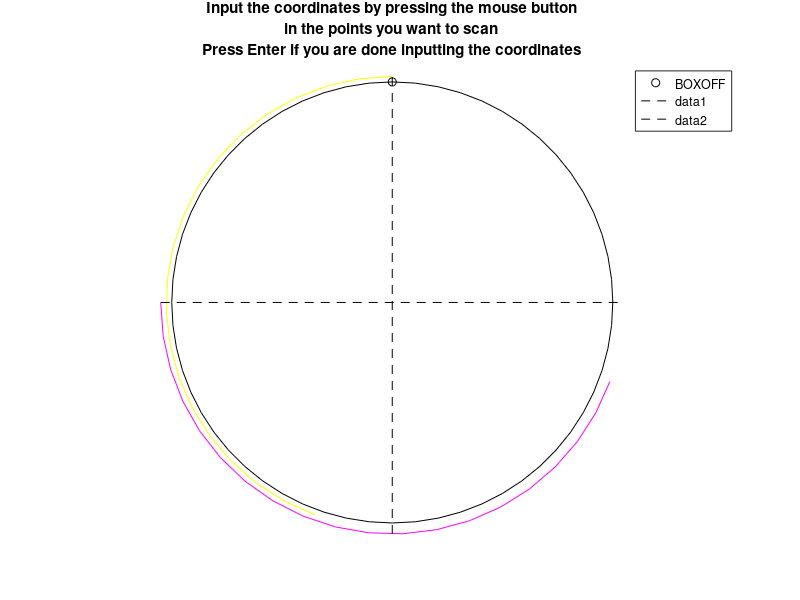
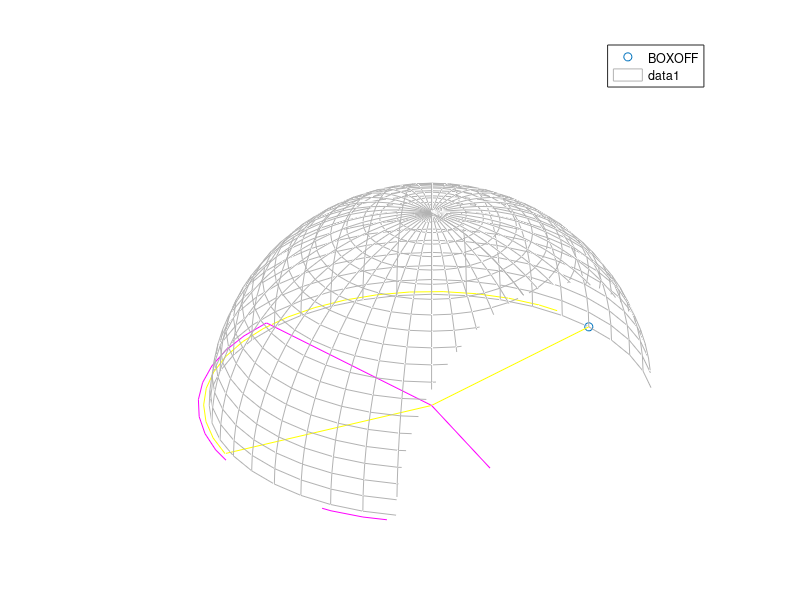
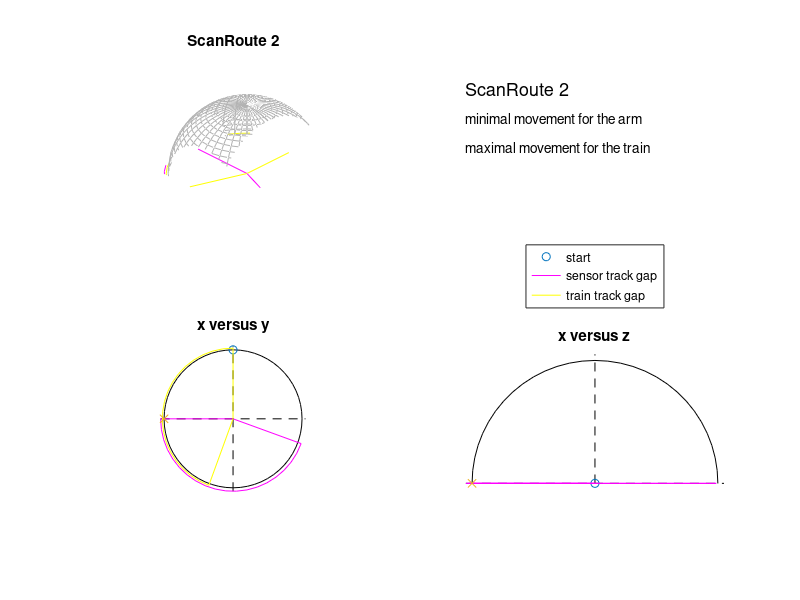
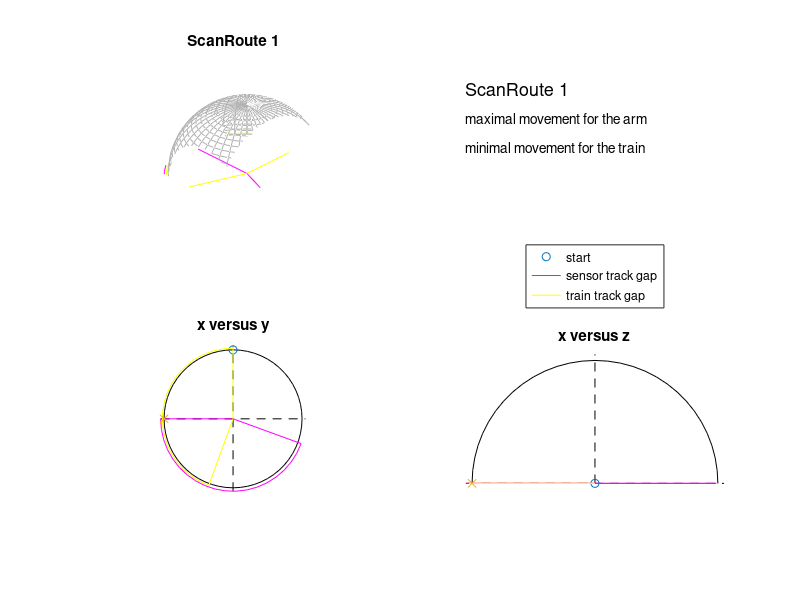

MATLAB code to generate these figures, in order:
% function Routeplanner2
clear all
close all
fclose all
clc
Error=0;
%start parameters

theta0_sensor               =   pi;                                     %beginangle of train
phi0                        =   0;                                      %beginangle of rod
theta0                      =   theta0_sensor-1/2*pi;                     %beginangle of train
x0_train                    =   0;                                      %beginposition of train
y0_train                    =   1;                                      %beginposition of train
x0_sensor                   =   -1;                                     %beginposition of sensor
y0_sensor                   =   0;                                      %beginposition of sensor
z0_sensor                   =   0;                                      %beginposition of sensor
z0_train                    =   0;                                      %beginposition of sensor
N                           =   21;

gap                         =   160;                        %gap in rails in degrees
gap_radians                 =   gap/180*pi;                 %gap in rails in radians
rails_radians               =   2*pi-gap_radians;           %rails-length in radians
rails_steps                 =   10952;                      %number of steps to cover the complete rails
gap_steps                   =   gap_radians/rails_radians*rails_steps;  %virtual steps
rod_radians                 =   pi;                         %rod-length in radiance
rod_steps                   =   30251;                      %number of steps to cover the complete circle
rails_gap_steps             =   rails_steps + gap_steps;    %total amount of steps virtual

%gap coordinates for plotting
thetagap    =   linspace(-pi,-pi+gap_radians,20);
x_gap_sensor=   cos(thetagap);
y_gap_sensor=   sin(thetagap);
z_gap_sensor=   zeros(size(x_gap_sensor));
x_gap_train =   cos(thetagap-pi/2);
y_gap_train =   sin(thetagap-pi/2);
z_gap_train =   zeros(size(x_gap_sensor));

close all       
    question    =   questdlg('Do you want to specify the measuring-points by hand?','Manual','Yes','No','Yes');    
    switch question
        case 'Yes',
            choice  =   1;
        case 'No',
            choice  =   2;
    end
if choice == 2
    question    =   questdlg('Do you want the points evenly spaced?','Spacing','Yes','No','Yes');
    switch question
        case 'Yes'
            choice2 = 1;
        case 'No'
            choice2 = 2;
    end
    prompt={'How many points in the horizontal direction?  : ', ...
            'How many points in the vertical direction? : '};
    name='Automatic input for scanning Points';
    numlines=1;
    defaultanswer={'4','3'};
    answer=inputdlg(prompt,name,numlines,defaultanswer);
    if isempty(answer)
        Error   =   1;
        choice3 =   2;
        choice4 =   2;
    else        
        choice3 =  str2num(mat2str(cell2mat(answer(1))));
        choice4 = str2num(mat2str(cell2mat(answer(2))));
        uiwait(msgbox(['The total number of points will be approximately ~ ',num2str(choice3*choice4+1)],'Total measurement points','modal'));
    end
    if choice2 == 1
        theta_sensor    =   linspace(0,2*pi*(1-1/choice3),choice3)';
        theta_sensor    =   theta_sensor - 2*pi*fix(theta_sensor/pi);
        if choice4==1,
            phi         =   pi/4;
        else
            phi         =   linspace(0,pi/2*(1-1/choice4),choice4)';            
        end        
    else
        theta_sensor=   pi - 2*pi * rand(choice3,1);
        phi         =        pi/2 * rand(choice4,1);
        phi         =   [phi ; pi/2];
    end
        theta_sensor=   [reshape(theta_sensor(:,ones(1,choice4)) ,1,choice3*choice4)'];
        phi         =   [reshape(phi(:,ones(1,choice3))',1,choice3*choice4)'];
        theta_sensor=   [theta_sensor ; 0];                    %top of the iceberg captain
        phi         =   [phi          ; pi/2];                 %top of the iceberg captain
        
        x_sensor    =   cos(theta_sensor).*cos(phi);
        y_sensor    =   sin(theta_sensor).*cos(phi);
        z_sensor    =   sin(phi);
else
        figure(1)
        string      = {'Input the coordinates by pressing the mouse button'     ;   ...
                       'in the points you want to scan'                         ;   ...
                       'Press Enter if you are done inputting the coordinates'} ;  
        title(string);
        hold on
        plot(x0_train,y0_train,'blacko',1.05*x_gap_sensor,1.05*y_gap_sensor,'magenta',1.025*x_gap_train,1.025*y_gap_train,'yellow')
        legend('start','sensor track gap', 'train track gap','Location','BestOutside' )
        legend BOXOFF
        rectangle('Curvature',[1 1],'Position',[-1 -1 2 2]);
        line([0 0],[-1.05 1.05],'Linestyle','--','Color','black');
        line([-1.05 1.05],[0 0],'Linestyle','--','Color','black');
        axis([-1.05 1.05 -1.05 1.05]);
        set(gcf, 'MenuBar','none')
        drawnow
        axis off
        axis equal
        [x_sensor,y_sensor]       =   ginput;
%         close(1)

        radius      =   sqrt(x_sensor.^2 + y_sensor.^2);
        max_radius  =   ones(size(radius));        
        radius      =   min(radius,max_radius);
        theta_sensor=   angle(x_sensor+i*y_sensor);         %theta goes from -pi to pi
        z_sensor    =   sqrt(1-radius.^2);
        phi         =   atan(z_sensor./radius);             
        x_sensor    =   cos(theta_sensor).*cos(phi);        % make sure x and y have a radius of 1       
        y_sensor    =   sin(theta_sensor).*cos(phi);          % make sure x and y have a radius of 1
end     
    prompt={'How much offset (degrees) in your horizontal plane?  : '};
    name='Offset input for scanning Points';
    numlines=1;
    defaultanswer={'0'};
    offset  =   str2num(cell2mat(inputdlg(prompt,name,numlines,defaultanswer)));
    theta_sensor    =   theta_sensor + offset/180*pi;


%since the rail of the goniometer is not a full 2pi, the arm has to swing around to  a position 180degrees opposite
%the original position. 
if Error==0,
    index1                              =   theta_sensor<(gap_radians-pi);
    index2                              =   theta_sensor>pi;
    theta_sensor_gap_corrected          =   theta_sensor;
    theta_sensor_gap_corrected(index1)  =   theta_sensor(index1) + pi;
    theta_sensor_gap_corrected(index2)  =   theta_sensor(index2) - pi;
    phi_gap_corrected                   =   phi;
    phi_gap_corrected(index1)           =   pi  - phi(index1);
    phi_gap_corrected(index2)           =   pi  - phi(index2);
    phi                                 =   phi_gap_corrected;
    index3                              =   double(phi>pi/2) - double(phi<=pi/2);
    theta_train_gap_corrected           =   theta_sensor_gap_corrected - pi/2;
    
    
    
%%%%%%%%%%%%%%%%%%%%%%%%%%%%%%%%%%%%%%%%%%%%%%%%%%%%%%%%%%%%%%%%%%%%%%%%%%%%%%%%%%%%%%%%%%%%%%%%%%%%%%%%%%%%%%%%%%%

[theta_sorted_ii,ii]    =   sort(theta_train_gap_corrected);
phi_sorted_ii           =   phi(ii);
phi_index               =   double(phi_sorted_ii>=pi/2) - double(phi_sorted_ii<pi/2);
theta_sensor_ii         =   theta_sorted_ii - pi/2*phi_index;
x_sorted_ii             =   abs(cos(phi_sorted_ii)).*cos(theta_sensor_ii);
y_sorted_ii             =   abs(cos(phi_sorted_ii)).*sin(theta_sensor_ii);
z_sorted_ii             =   abs(sin(phi_sorted_ii));

theta_sorted_ii         =   [theta0; theta_sorted_ii;theta0 ];      %theta start at zero point 
phi_sorted_ii           =   [phi0; phi_sorted_ii;phi0];             %phi start at zero point                
x_sorted_ii             =   [x0_sensor; x_sorted_ii;x0_sensor];     %x start at zero point
y_sorted_ii             =   [y0_sensor; y_sorted_ii;y0_sensor];     %y start at zero point
z_sorted_ii             =   [z0_sensor; z_sorted_ii;z0_sensor];     %z start at zero point

[phi_sorted_jj,jj]      =   sort(phi);
phi_index               =   double(phi_sorted_jj>=pi/2) - double(phi_sorted_jj<pi/2);
theta_sorted_jj         =   theta_train_gap_corrected(jj) ;
theta_sensor_jj         =   theta_sorted_jj - pi/2*phi_index;
x_sorted_jj             =   abs(cos(phi_sorted_jj)).*cos(theta_sensor_jj);
y_sorted_jj             =   abs(cos(phi_sorted_jj)).*sin(theta_sensor_jj);
z_sorted_jj             =   abs(sin(phi_sorted_jj)); 

theta_sorted_jj         =   [theta0; theta_sorted_jj;theta0];       %theta start at zero point
phi_sorted_jj           =   [phi0; phi_sorted_jj;phi0];             %phi start at zero point
x_sorted_jj             =   [x0_sensor; x_sorted_jj;x0_sensor];     %x start at zero point
y_sorted_jj             =   [y0_sensor; y_sorted_jj;y0_sensor];     %y start at zero point
z_sorted_jj             =   [z0_sensor; z_sorted_jj;z0_sensor];     %z start at zero point
    
%%%%%%%%%%%%%%%%%%%%%%%%%%%%%%%%%%%%%%%%%%%%%%%%%%%%%%%%%%%%%%%%%%%%%%%%%%%%%%%%%%%%%%%%%%%%%%%%%%%%%%%%%%%%%%%%%%%
[spherex,spherey,spherez]   =   sphere(2*(N-1));
spherec     =   ones(size(spherex));
figure(2)
set(gcf, 'MenuBar','none')
    hold on
    plot3(1.000*[x0_train        ] ,1.000*[y0_train        ] ,1.000*[z0_train        ],'o'      , ...
          1.050*[0,x_gap_sensor,0] ,1.050*[0,y_gap_sensor,0] ,1.050*[0,z_gap_sensor,0],'magenta', ...
          1.025*[0,x_gap_train,0 ] ,1.025*[0,y_gap_train,0 ] ,1.025*[0,z_gap_train,0 ],'yellow');
    legend('start','sensor track gap', 'train track gap','Location','BestOutside' )
    legend BOXOFF
    mesh(spherex(N:end,:),spherey(N:end,:),spherez(N:end,:),spherec(N:end,:));    
    colormap(0.7*ones(64,3))
    hidden
    
    plot3(x_sensor,y_sensor,z_sensor,'xblue');
    view(45,30)
    zoom(1.5)
    axis off
    axis equal
    drawnow
        
 figure(3)
 set(gcf, 'MenuBar','none')
 subplot(2,2,1)
 title('ScanRoute 2')
    hold on
    h=plot3(1.000*[x0_train        ] ,1.000*[y0_train        ] ,1.000*[z0_train        ],'o'      , ...
          1.050*[0,x_gap_sensor,0] ,1.050*[0,y_gap_sensor,0] ,1.050*[0,z_gap_sensor,0],'magenta', ...
          1.025*[0,x_gap_train,0 ] ,1.025*[0,y_gap_train,0 ] ,1.025*[0,z_gap_train,0 ],'yellow');
    mesh(spherex(N:end,:),spherey(N:end,:),spherez(N:end,:),spherec(N:end,:))
    colormap(0.7*ones(64,3))
    hidden   
    plot3(x_sorted_jj,y_sorted_jj,z_sorted_jj,'red');
    plot3(x_sorted_jj(1),y_sorted_jj(1),z_sorted_jj(1),'x')
    view(45,30)
    zoom(2)
    axis off
    axis equal
    drawnow
    
subplot(2,2,3)
    hold on
    rectangle('Curvature',[1 1],'Position',[-1 -1 2 2]);
    line([0 0],[-1.05 1.05],'Linestyle','--','Color','black');
    line([-1.05 1.05],[0 0],'Linestyle','--','Color','black');
    plot( 1.000*[x0_train        ] ,1.000*[y0_train        ],'o'      , ...
          1.050*[0,x_gap_sensor,0] ,1.050*[0,y_gap_sensor,0],'magenta', ...
          1.025*[0,x_gap_train,0 ] ,1.025*[0,y_gap_train,0 ],'yellow' );
    plot(x_sorted_jj,y_sorted_jj)
    plot(x_sorted_jj(1),y_sorted_jj(1),'x')
    axis off
    axis equal
    axis([-1.05 1.05 -1.05 1.05]);    
    title('x versus y')
    drawnow
    
subplot(2,2,4)
    hold on
    rectangle('Curvature',[1 1],'Position',[-1 -1 2 2]);
    line([0 0],[-1.05 1.05],'Linestyle','--','Color','black');
    line([-1.05 1.05],[0 0],'Linestyle','--','Color','black');
    plot(1.000*[x0_train        ] ,1.000*[z0_train        ],'o'      , ...
         1.050*[0,x_gap_sensor,0] ,1.050*[0,z_gap_sensor,0],'magenta', ...
         1.025*[0,x_gap_train,0 ] ,1.025*[0,z_gap_train,0 ],'magenta');
    plot(x_sorted_jj,z_sorted_jj)
    plot(x_sorted_jj(1),z_sorted_jj(1),'x')
    axis off; 
    axis equal; 
    axis([-1.05 1.05 0 1.05]);    
    title('x versus z')
AX = subplot(2,2,2)
    text(0,0.8,'ScanRoute 2','FontSize',13)
    text(0,0.6,'minimal movement for the arm')
    text(0,0.4,'maximal movement for the train')
    legend(AX,h,'start','sensor track gap', 'train track gap','Location','SouthOutside' );
    axis off
    drawnow
    
 figure(4)
 set(gcf, 'MenuBar','none')
 subplot(2,2,1)
    title('ScanRoute 1')
    hold on
    plot3(1.000*[x0_train        ] ,1.000*[y0_train        ] ,1.000*[z0_train        ],'o'      , ...
          1.050*[0,x_gap_sensor,0] ,1.050*[0,y_gap_sensor,0] ,1.050*[0,z_gap_sensor,0],'magenta', ...
          1.025*[0,x_gap_train,0 ] ,1.025*[0,y_gap_train,0 ] ,1.025*[0,z_gap_train,0 ],'yellow');
    mesh(spherex(N:end,:),spherey(N:end,:),spherez(N:end,:),spherec(N:end,:))
    colormap(0.7*ones(64,3))
    hidden
   
    plot3(x_sorted_ii,y_sorted_ii,z_sorted_ii,'red');
    plot3(x_sorted_ii(1),y_sorted_ii(1),z_sorted_ii(1),'x')
    view(45,30)
    zoom(2)
    axis off
    axis equal
    drawnow
    
subplot(2,2,3)
    hold on
    rectangle('Curvature',[1 1],'Position',[-1 -1 2 2]);
    line([0 0],[-1.05 1.05],'Linestyle','--','Color','black');
    line([-1.05 1.05],[0 0],'Linestyle','--','Color','black');
    plot(1.000*[x0_train        ] ,1.000*[y0_train        ],'o'      , ...
         1.050*[0,x_gap_sensor,0] ,1.050*[0,y_gap_sensor,0],'magenta', ...
         1.025*[0,x_gap_train,0 ] ,1.025*[0,y_gap_train,0 ],'yellow');
    plot(x_sorted_ii,y_sorted_ii)
    plot(x_sorted_ii(1),y_sorted_ii(1),'x')
    axis off
    axis equal
    axis([-1.05 1.05 -1.05 1.05]);
    title('x versus y')
    drawnow
    
subplot(2,2,4)
    hold on
    rectangle('Curvature',[1 1],'Position',[-1 -1 2 2]);
    line([0 0],[-1.05 1.05],'Linestyle','--','Color','black');
    line([-1.05 1.05],[0 0],'Linestyle','--','Color','black');
    plot(1.000*[x0_train        ] ,1.000*[z0_train        ],'o'      , ...
         1.050*[0,x_gap_sensor,0] ,1.050*[0,z_gap_sensor,0],'magenta', ...
         1.025*[0,x_gap_train,0 ] ,1.025*[0,z_gap_train,0 ],'yellow');
    plot(x_sorted_ii,z_sorted_ii)
    plot(x_sorted_ii(1),z_sorted_ii(1),'x')
    axis off; 
    axis equal; 
    axis([-1.05 1.05 0 1.05]);
    title('x versus z')
    drawnow
    
AX=subplot(2,2,2);
    text(0,0.8,'ScanRoute 1','FontSize',13);
    text(0,0.6,'maximal movement for the arm')
    text(0,0.4,'minimal movement for the train')
    legend(AX,h,'start','sensor track gap', 'train track gap','Location','SouthOutside' );
    axis off
    drawnow
%%%%%%%%%%%%%%%%%%%%%%%%%%%%%%%%%%%%%%%%%%%%%%%%%%%%%%%%%%%%%%%%%%%%%%%%%%%%%%%%%%%%%%%%%%%%%%%%%%%%%%%%%%%%%%%%%%%

theta_steps_sorted_ii       =   theta_sorted_ii(2:end)-theta_sorted_ii(1:end-1);    %theta angular steps radians
theta_steps_sorted_jj       =   theta_sorted_jj(2:end)-theta_sorted_jj(1:end-1);    %theta angular steps radians

%%%%%%%%%%%%%%%%%%%%%%%%%%%%%%%%%%%%%%%%%%%%%%%%%%%%%%%%%%%%%%%%%%%%%%%%%%%%%%%%%%%%%%%%%%%%%%%%%%%%%%%%%%%%%%%%%%%
%position is ok, but for the steps, the movement of the train can offcouse
%not go through the gap!!!
sum_ii = 0;
sum_jj = 0;
for j=1: size(theta_steps_sorted_ii)
    sum_iii =   sum_ii + theta_steps_sorted_ii (j);
    sum_jjj =   sum_jj + theta_steps_sorted_jj (j);
    if sum_iii > 0
        theta_steps_sorted_ii(j) =  theta_steps_sorted_ii(j)-2*pi;
    elseif sum_iii < gap_radians - 2*pi
        theta_steps_sorted_ii(j) =  2*pi + theta_steps_sorted_ii(j);
    end    
    if sum_jjj > 0
        theta_steps_sorted_jj(j) =  theta_steps_sorted_jj(j)-2*pi;
    elseif sum_jjj < gap_radians - 2*pi
        theta_steps_sorted_jj(j) =  2*pi + theta_steps_sorted_jj(j);
    end    
    sum_jj =   sum_jj + theta_steps_sorted_jj (j);
    sum_ii =   sum_ii + theta_steps_sorted_ii (j);    
end
%%%%%%%%%%%%%%%%%%%%%%%%%%%%%%%%%%%%%%%%%%%%%%%%%%%%%%%%%%%%%%%%%%%%%%%%%%%%%%%%%%%%%%%%%%%%%%%%%%%%%%%%%%%%%%%%%%%

phi_steps_sorted_ii         =   phi_sorted_ii(2:end)-phi_sorted_ii(1:end-1);        %phi angular steps radians
phi_steps_sorted_jj         =   phi_sorted_jj(2:end)-phi_sorted_jj(1:end-1);        %phi angular steps radians
direction_theta_sorted_ii   =   theta_steps_sorted_ii<0;                            %conversion to 1bit direction
direction_theta_sorted_jj   =   theta_steps_sorted_jj<0;                            %conversion to 1bit direction
direction_phi_sorted_ii     =   phi_steps_sorted_ii>0;                              %conversion to 1bit direction
direction_phi_sorted_jj     =   phi_steps_sorted_jj>0;                              %conversion to 1bit direction

theta_steps_sorted_ii       =   abs(theta_steps_sorted_ii/rails_radians*rails_steps);  %conversion to motor steps
theta_steps_sorted_jj       =   abs(theta_steps_sorted_jj/rails_radians*rails_steps);  %conversion to motor steps
phi_steps_sorted_ii         =   abs(phi_steps_sorted_ii/rod_radians*rod_steps);        %conversion to motor steps
phi_steps_sorted_jj         =   abs(phi_steps_sorted_jj/rod_radians*rod_steps);        %conversion to motor steps

%for the implementation in to the control box, the steps should have 6 digits, example: 001000, 
theta_ii_string             =   num2str(int16(theta_steps_sorted_ii));              %convert to strings
theta_jj_string             =   num2str(int16(theta_steps_sorted_jj));              
phi_ii_string               =   num2str(int16(phi_steps_sorted_ii));                
phi_jj_string               =   num2str(int16(phi_steps_sorted_jj));                

theta_ii_string(find(theta_ii_string==' ')) = '0';  %every row should have amount of digits
theta_jj_string(find(theta_jj_string==' ')) = '0';
phi_ii_string(find(phi_ii_string==' '))     = '0';
phi_jj_string(find(phi_jj_string==' '))     = '0';             

b1=[];for j=1:(6-size(theta_ii_string,2)), b1=[b1,'0'];end
b2=[];for j=1:(6-size(theta_jj_string,2)), b2=[b2,'0'];end
b3=[];for j=1:(6-size(phi_ii_string,2)), b3=[b3,'0'];end
b4=[];for j=1:(6-size(phi_jj_string,2)), b4=[b4,'0'];end

b11=[];b22=[];b33=[];b44=[];
for j=1:size(theta_ii_string,1)
    b11=[b11;b1];
    b22=[b22;b2];
    b33=[b33;b3];
    b44=[b44;b4];
end
theta_ii_string    =   [b11,theta_ii_string];
theta_jj_string    =   [b22,theta_jj_string];
phi_ii_string      =   [b33,phi_ii_string];
phi_jj_string      =   [b44,phi_jj_string];
homedir =   cd;
cd 'C:\'
[temp, pathname, filter] = uiputfile('*.xcf', 'Save As', 'Scan');
cd(pathname)
 fid         =   fopen('Scan.xcf','w');
 fprintf(fid,'3 \r\n');
 fprintf(fid,'"Initializing.txt\"\r\n');
 fprintf(fid,'"Scanroute1.txt"\r\n');
 fprintf(fid,'"Scanroute2.txt"\r\n');
 fclose(fid);

 fid =   fopen('Initializing.txt','w');
 fprintf(fid,'JJ 00 01 02 03 04 05 06 07');
 fclose(fid);

 fid     =   fopen('Scanroute1.txt','w');
 fprintf(fid,'GZ\r\n');                 %ensures that the starting point theta is at begin point
 fprintf(fid,'GC\r\n');                 %ensures that the starting point phi is at begin point
 fprintf(fid,'SO\r\n');                 %ensures that the starting point theta is begin point
 fprintf(fid,'SN\r\n');                 %ensures that the starting point phi is begin point
 fprintf(fid,'WT 01\r\n');
 fprintf(fid,'GI 0100 4000 003000 20 1\r\n');%warm up the motor for phi movement 
 fprintf(fid,'WT 01\r\n');                 %get ready for measuring.....
 fprintf(fid,'GI 0100 4000 003000 20 0\r\n');%warm up the motor for phi movement
 fprintf(fid,'WK\r\n');              %Lets Go
 fprintf(fid,'CC\r\n');                 %call OK for start of measurements
 for j=1:size(theta_ii_string,1),     
     fprintf(fid,'CC\r\n');             %call OK to com port for time index
     fprintf(fid,'WK\r\n');          %after each movement, wait 5 seconds to do measurement
%      fprintf(fid,'WT 05\r\n');          %after each movement, wait 5 seconds to do measurement
     
     if str2num(theta_ii_string(j,:))<2*(400/08) & str2num(theta_ii_string(j,:))>0;
         fprintf(fid,'GV 0050 %s %d\r\n', theta_ii_string(j,:), direction_theta_sorted_ii(j));       
     elseif str2num(theta_ii_string(j,:))>2*(400/08)
        fprintf(fid,'GQ 0100 0500 %s 08 %d\r\n', theta_ii_string(j,:), direction_theta_sorted_ii(j));       
     end
     
     if str2num(phi_ii_string(j,:))<2*(3900/20) & str2num(phi_ii_string(j,:))>0;    %value to be determined!!!!
         fprintf(fid,'GA 0050 %s %d\r\n', phi_ii_string(j,:), direction_phi_sorted_ii(j));
     elseif str2num(phi_ii_string(j,:))>2*(3900/20)
        fprintf(fid,'GI 0100 4000 %s 20 %d\r\n', phi_ii_string(j,:)  , direction_phi_sorted_ii(j)); 
     end
 end
 
 fprintf(fid,'WT 05\r\n');              %wait for 5 seconds before motor shut down, to ensure stable rod!!!
 fprintf(fid,'CC\r\n');                 %call OK to com port for time index
 fprintf(fid,'CC\r\n');                 %call OK to com port for time index 
 fprintf(fid,'F\r\n');                  %power down motors
 fclose(fid);

 fid     =   fopen('Scanroute2.txt','w');
 fprintf(fid,'GZ\r\n');                 %ensures that the starting point theta is at begin point
 fprintf(fid,'GC\r\n');                 %ensures that the starting point phi is at begin point
 fprintf(fid,'SO\r\n');                 %ensures that the starting point theta is begin point
 fprintf(fid,'SN\r\n');                 %ensures that the starting point phi is begin point
 fprintf(fid,'WT 01\r\n');
 fprintf(fid,'GI 0100 4000 003000 20 1\r\n');%warm up the motor for phi movement 
 fprintf(fid,'WT 01\r\n');   
 fprintf(fid,'GI 0100 4000 003000 20 0\r\n');%warm up the motor for phi movement
 fprintf(fid,'WK\r\n');                 %Lets Go
 fprintf(fid,'CC\r\n');                 %call OK for start of measurements
 for j=1:size(theta_jj_string,1),
     fprintf(fid,'CC\r\n');             %call OK to com port for time index
     fprintf(fid,'WK\r\n');          %after each movement, wait 5 seconds to do measurement
%      fprintf(fid,'WT 05\r\n');          %after each movement, wait 5 seconds to do measurement
     
     if str2num(theta_jj_string(j,:))<2*(400/08) & str2num(theta_jj_string(j,:))>0;
         fprintf(fid,'GV 0050 %s %d\r\n', theta_jj_string(j,:), direction_theta_sorted_jj(j));       
     elseif str2num(theta_jj_string(j,:))>2*(400/08)
        fprintf(fid,'GQ 0100 0500 %s 08 %d\r\n', theta_jj_string(j,:), direction_theta_sorted_jj(j));       
     end
     
     if str2num(phi_jj_string(j,:))<2*(3900/20) & str2num(phi_jj_string(j,:))>0;    %value to be determined!!!!
         fprintf(fid,'GA 0050 %s %d\r\n', phi_jj_string(j,:), direction_phi_sorted_jj(j));     
     elseif str2num(phi_jj_string(j,:))>2*(3900/20)
        fprintf(fid,'GI 0100 4000 %s 20 %d\r\n', phi_jj_string(j,:)  , direction_phi_sorted_jj(j));        
     end
 end
 fprintf(fid,'WT 05\r\n');              %wait for 5 seconds before motor shut down, to ensure stable rod!!!
 fprintf(fid,'CC\r\n');                 %call OK to com port for time index
 fprintf(fid,'CC\r\n');                 %call OK to com port for time index
 
 fprintf(fid,'F\r\n');                  %power down motors
 fclose(fid);
fid     =   fopen('Coordinates_Scanroute1.log','w');
fprintf(fid,[' x_sensor        ',' y_sensor       ',' z_sensor        ','theta_train     ', 'phi_train']);
fprintf(fid,'\r\n%15e %15e %15e %15e %15e',[x_sorted_ii, y_sorted_ii, z_sorted_ii, theta_sorted_ii, phi_sorted_ii]' );
fclose(fid);

fid     =   fopen('Coordinates_Scanroute2.log','w');
fprintf(fid,[' x_sensor        ',' y_sensor       ',' z_sensor        ','theta_train     ', 'phi_train']);
fprintf(fid,'\r\n%15e %15e %15e %15e %15e',[x_sorted_jj, y_sorted_jj, z_sorted_jj, theta_sorted_jj, phi_sorted_jj]' );
fclose(fid);
question    =   questdlg('Do you want to look at the SMC-control-programs?','Manual','Yes','No','No');    
    switch question
        case 'Yes',
            open Scanroute1.txt
            open Scanroute2.txt
        case 'No',
            uiwait(msgbox('Exiting?','Exiting','modal'));
    end
    cd ..
end
cd(homedir)
close all
